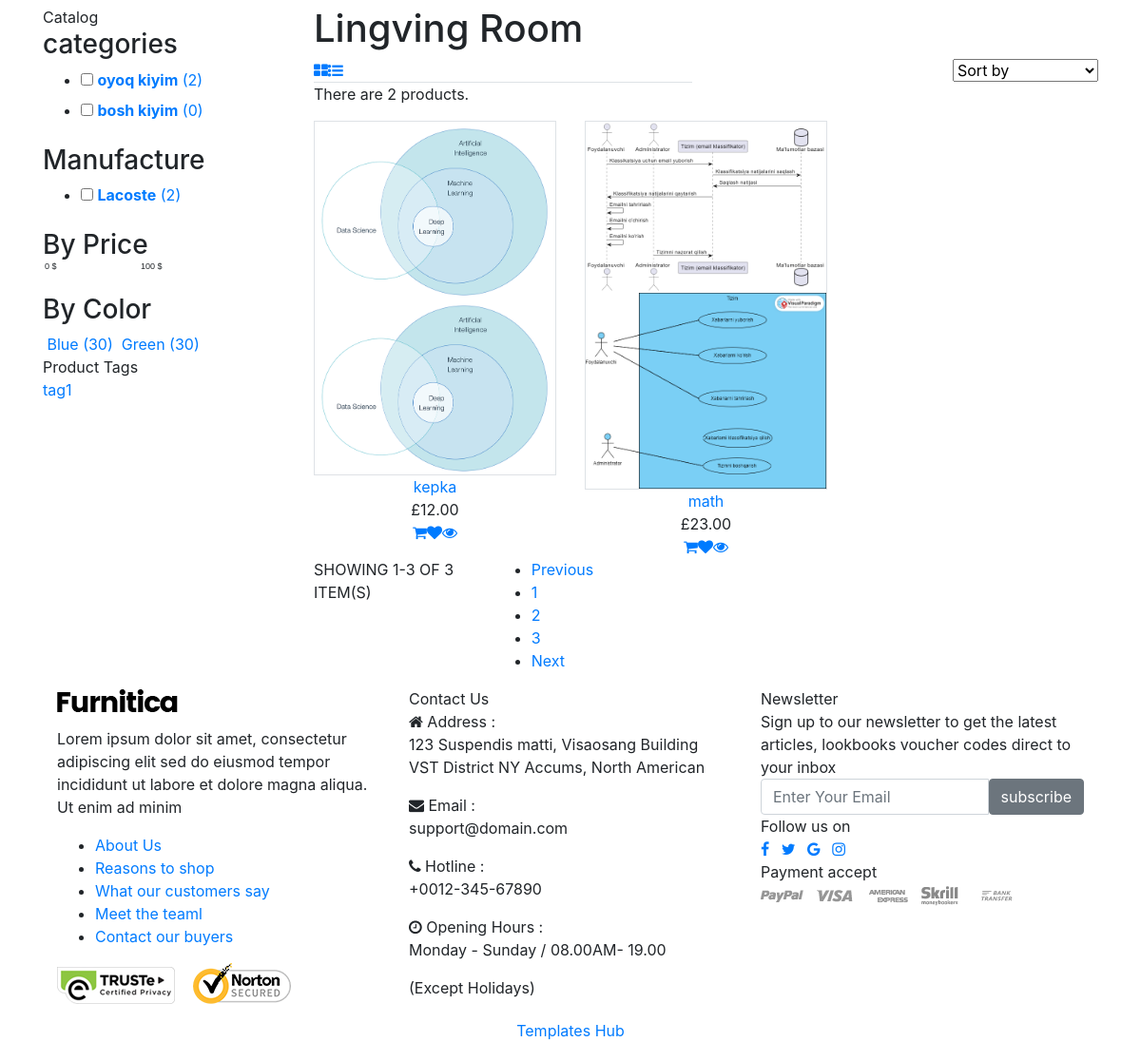
The app's page /products/list/ (lower part), older data.
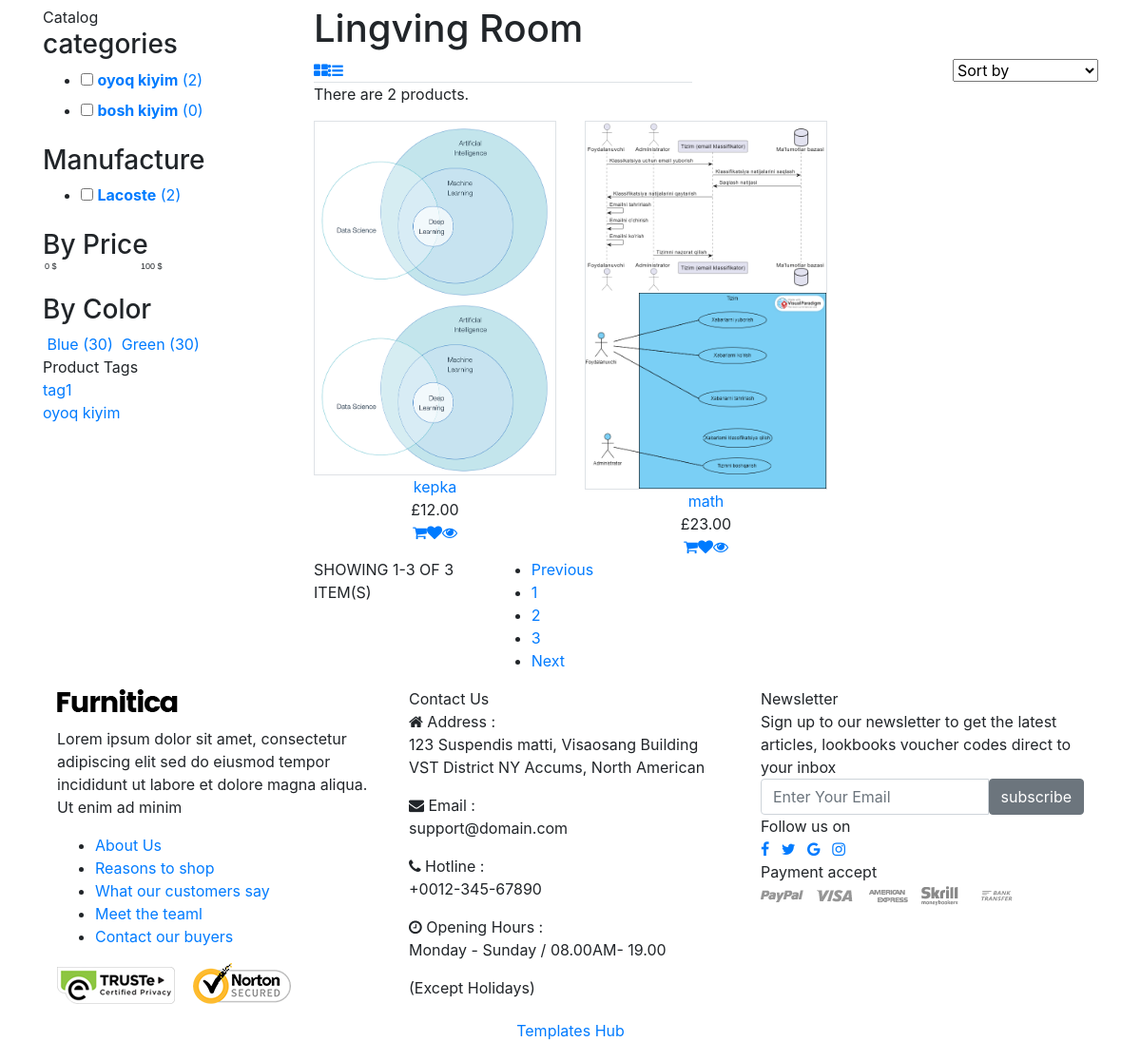
The same page, newer data.
### products/models.py (models this page shows, shortened)
class CategoryModel(BaseModel):
    name = models.CharField(max_length=128, verbose_name=_('Category name'), unique=True)
    class Meta:
        verbose_name = _('Category')
        verbose_name_plural = _('Categories')

class BrandModel(BaseModel):
    name = models.CharField(max_length=128, verbose_name=_('Brand name'), unique=True)
    class Meta:
        verbose_name = _('Brand')
        verbose_name_plural = _('Brands')

class TagModel(BaseModel):
    name = models.CharField(max_length=128, verbose_name=_('Tag name'), unique=True)
    class Meta:
        verbose_name = _('Tag')
        verbose_name_plural = _('Tags')

class ProductModel(BaseModel):
    image1 = models.ImageField(upload_to='products/', verbose_name=_('Image 1'))
    image2 = models.ImageField(upload_to='products/', verbose_name=_('Image 2'))
    name = models.CharField(max_length=128, verbose_name=_('Product name'))
    short_description = models.TextField()
    long_description = models.TextField()
    in_stock = models.BooleanField(verbose_name=_('In stock'), default=True)
    sku = models.CharField(max_length=10, unique=True)
    quantity = models.PositiveIntegerField(verbose_name=_('Quantity'), default=1)
    discount = models.PositiveIntegerField(verbose_name=_('Discount'), default=0, validators=[MinValueValidator(0),
                                                                                              MaxValueValidator(100)])
    price = models.DecimalField(max_digits=10, decimal_places=2, verbose_name=_('Price'))
    real_price = models.DecimalField(max_digits=10, decimal_places=2, verbose_name=_('Real Price'))
    categories = models.ManyToManyField(CategoryModel, verbose_name=_('Categories'), related_name='products')
    tags = models.ManyToManyField(TagModel, verbose_name=_('Tags'))
    colors = models.ManyToManyField(ColorModel, verbose_name=_('Colors'))
    sizes = models.ManyToManyField(SizeModel, verbose_name=_('Sizes'))
    brands = models.ForeignKey(BrandModel, on_delete=models.SET_NULL, null=True, verbose_name=_('Brands'),
                               related_name='products')
    class Meta:
        verbose_name = _('Product')
        verbose_name_plural = _('Products')

### products/views.py (the view)
# urls.py: path('list/', views.ProductListView.as_view(), name='product_list'),
class ProductListView(ListView):
    template_name = 'products/product-list.html'
    model = ProductModel
    context_object_name = 'products'
    def get_queryset(self):
        return ProductModel.objects.all()
    def get_context_data(self, **kwargs):
        context = super().get_context_data(**kwargs)
        context['categories'] = CategoryModel.objects.all()
        context['brands'] = BrandModel.objects.all()
        context['tags'] = TagModel.objects.all()
        context['colors'] = ColorModel.objects.all()
        return context

### products/templatetags/my_tags.py (called while the page is built)
@register.filter
def in_cart(request, pk):
    return pk in request.session.get('cart', [])

### templates/products/product-list.html (shortened to what the changed rows need)
{% extends 'layouts/base.html' %}
{% load static %}
{% load i18n %}
{% load my_tags %}
{% block body_id %}product-sidebar-left{% endblock %}
{% block content %}
    <div class="main-content">
        <div id="wrapper-site">
            <div id="content-wrapper">
                <div id="main">
                    <div class="page-home">
                        <div class="container">
                            <div class="content">
                                <div class="row">
                                    {% include 'products/products-filter.html' %}
                                    <div class="col-sm-8 col-lg-9 col-md-8 product-container">
                                        <h1>Lingving Room</h1>
                                        <div class="tab-content product-items">
                                            <div id="grid" class="related tab-pane fade active show">
                                                <div class="row">
                                                    {% for product in products %}
                                                        <div class="item text-center col-md-4">
                                                        <div class="product-miniature js-product-miniature item-one first-item">
                                                            <div class="thumbnail-container border">
                                                                <a href="product-detail.html">
                                                                    <img class="img-fluid image-cover" src="{{ product.image1.url }}" alt="img">
                                                                    <img class="img-fluid image-secondary" src="{{ product.image2.url }}" alt="img">
                                                                </a>
                                                            </div>
                                                            <div class="product-description">
                                                                <div class="product-groups">
                                                                    <div class="product-title">
                                                                        <a href="product-detail.html">{{ product.name }}</a>
                                                                    </div>
                                                                    <div class="product-group-price">
                                                                        <div class="product-price-and-shipping">
                                                                            <span class="price">£{{ product.price }}</span>
                                                                        </div>
                                                                    </div>
                                                                </div>
                                                                <div class="product-buttons d-flex justify-content-center">
                                                                    <form action="#" method="post" class="formAddToCart">
                                                                        <a class="add-to-cart" href="{% url 'ordering:add-or-remove' pk=product.pk %}?next={{ request.path }}" data-button-action="add-to-cart">
                                                                            <i {% if request|in_cart:product.pk %}style="color: red"{% endif %} class="fa fa-shopping-cart" aria-hidden="true"></i>
                                                                        </a>
                                                                    </form>
                                                                    <a class="addToWishlist" href="#" data-rel="1" onclick="">
                                                                        <i class="fa fa-heart" aria-hidden="true"></i>
                                                                    </a>
                                                                    <a href="#" class="quick-view hidden-sm-down" data-link-action="quickview">
                                                                        <i class="fa fa-eye" aria-hidden="true"></i>
                                                                    </a>
                                                                </div>
                                                            </div>
                                                        </div>
                                                    </div>
                                                    {% endfor %}
                                                </div>
                                            </div>
                                        </div>
                                    </div>
                                </div>
                            </div>
                        </div>
                    </div>
                </div>
            </div>
        </div>
    </div>
{% endblock %}

### templates/products/products-filter.html (shortened to what this page needs)
{% load static %}
{% load i18n %}
<div class="sidebar-3 sidebar-collection col-lg-3 col-md-4 col-sm-4">
    <div class="sidebar-block">
        <div class="title-block">Catalog</div>
        {% include 'products/categories-filter.html' %}
        <div class="new-item-content">
            <h3 class="title-product">Manufacture</h3>
            <ul class="scroll-product">
                {% for brand in brands %}
                    <li>
                    <label class="check">
                        <input type="checkbox">
                    </label>
                    <a href="#">
                        <b>{{ brand.name }}</b>
                        <span class="quantity">({{ brand.products.count }})</span>
                    </a>
                </li>
                {% endfor %}
            </ul>
        </div>
        <div class="tiva-filter-price new-item-content sidebar-block">
            <h3 class="title-product">By Price</h3>
            <div id="block_price_filter" class="block">
                <div class="block-content">
                    <div id="slider-range" class="tiva-filter">
                        <div class="filter-itemprice-filter">
                            <div class="layout-slider">
                            </div>
                            <div class="layout-slider-settings"></div>
                        </div>
                    </div>
                </div>
            </div>
        </div>
        <div class="sidebar-block by-color">
            <h3 class="title-product">By Color</h3>
            <div>
                <span class="left">
                    <a href="#">
                        <span>Blue
                            <span>(30)</span>
                        </span>
                    </a>
                </span>
                <span class="right">
                    <a href="#">
                        <span>Green
                            <span>(30)</span>
                        </span>
                    </a>
                </span>
            </div>
        </div>
    </div>
    <div class="sidebar-block product-tags">
        <div class="title-block">
            Product Tags
        </div>
        <div class="block-content">
            <ul class="listSidebarBlog list-unstyled">
                {% for tag in tags %}
                    <li>
                    <a href="#" title="Show products matching tag Hot Trend">{{ tag.name }}</a>
                </li>
                {% endfor %}
            </ul>
        </div>
    </div>
</div>

### templates/products/categories-filter.html (shortened to what this page needs)
{% load static %}
{% load i18n %}
{% load my_tags %}
<div class="new-item-content">
            <h3 class="title-product">categories</h3>
            <ul class="scroll-product">
                {% for category in categories %}
                    <li>
                    <label class="check">
                        <input type="checkbox">
                    </label>
                    <a href="#">
                        <b>{{ category.name }}</b>
                        <span class="quantity">({{ category.products.count }})</span>
                    </a>
                </li>
                {% endfor %}
            </ul>
        </div>

Row changes from the older to the newer data that the page shows:
added TagModel: name "oyoq kiyim"
